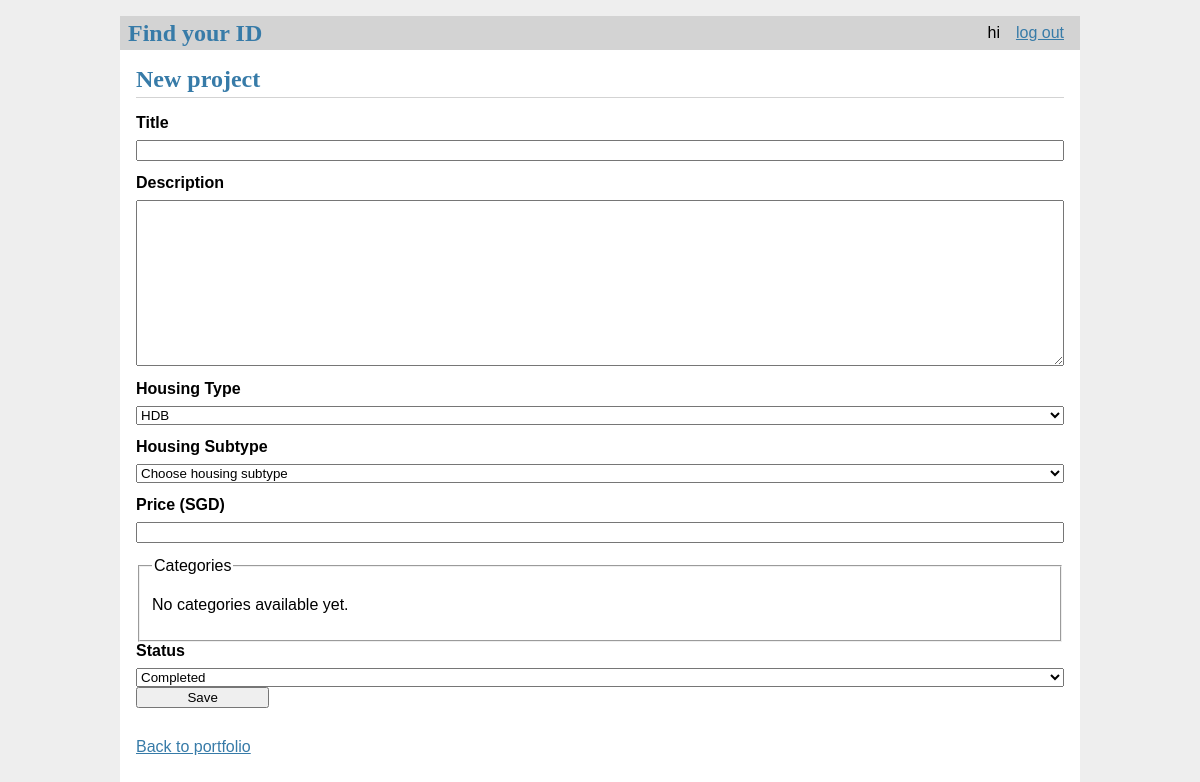
The page /portfolio/new (signed in) on the database as committed earlier.
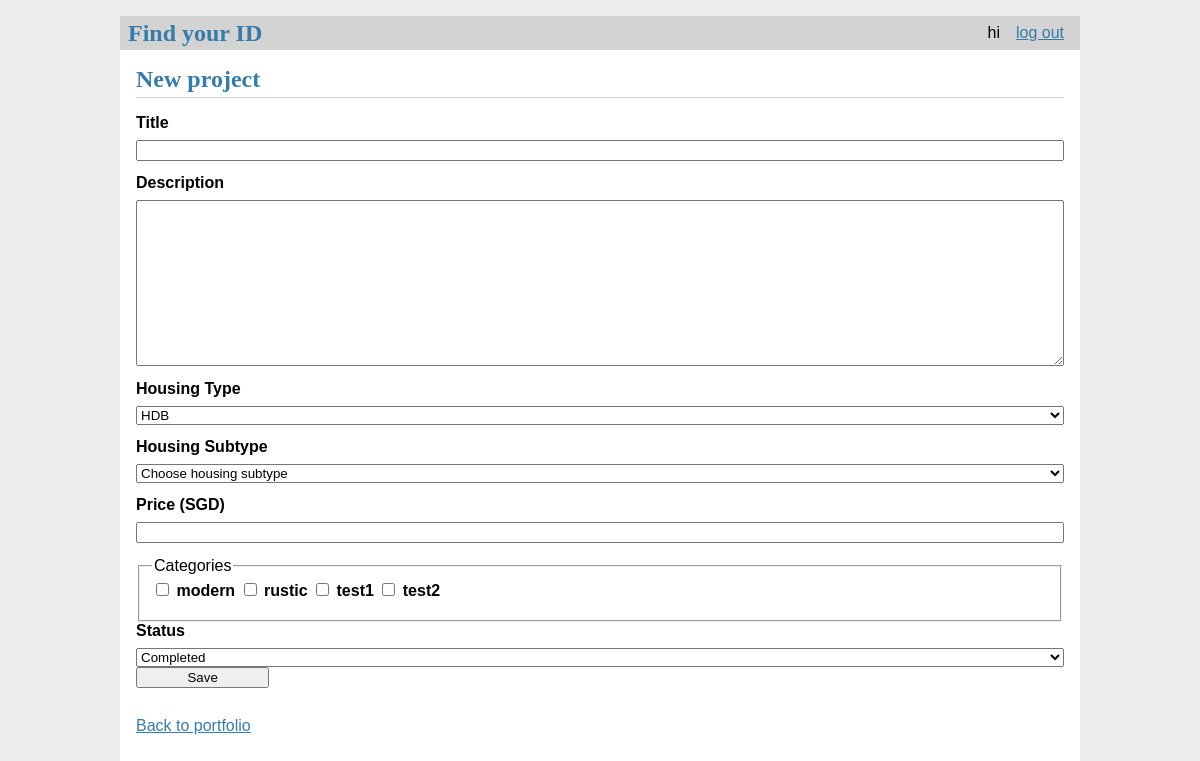
The same page on the database as committed later.
### tables this page shows
CREATE TABLE category(
    id integer primary key autoincrement,
    name text unique not null,
    active integer not null default 1
);

### idfinder/boundaries/designer.py (the view)
    @bp.route('/portfolio/new', methods=('GET', 'POST'))
    @login_required
    @designer_required
    def create_idp():
        ctrl = designer_boundary.controller()
        if request.method == 'POST':
            try:
                idp_id = ctrl.create_idp(g.user['id'], **designer_boundary._idp_form_fields())
                return redirect(url_for('designer.view_idp', idp_id=idp_id))
            except ValidationError as error:
                flash(str(error))
        return render_template('designer/create_port.html', idp=None,
                            categories=ctrl.categories(), form=request.form,
                            selected_categories=[],
                            housing_types=ctrl.housing_options()[0],
                            housing_subtypes=ctrl.housing_options()[1])

### idfinder/boundaries/auth.py (called while the page is built)
    @bp.before_app_request
    def load_logged_in_user():
        user_id = session.get('user_id')
        if user_id is None:
            g.user = None
        else:
            g.user = auth_control.get_user(user_id)  # g.user lasts for the length of the request

### idfinder/boundaries/designer.py (called while the page is built)
    def login_required(view):
        @functools.wraps(view)
        def wrapped_view(**kwargs):
            if g.user is None:
                return redirect(url_for('auth.login'))
            return view(**kwargs)
        return wrapped_view

    def designer_required(view):
        @functools.wraps(view)
        def wrapped_view(**kwargs):
            if g.user['Usertype'] != 'designer':
                abort(403)
            return view(**kwargs)
        return wrapped_view

    def controller():
        return PortfolioController(current_app.config['UPLOAD_FOLDER'])

### idfinder/controller/auth_controller.py (called while the page is built)
    @staticmethod
    def get_user(user_id):
        return Users.get_info(user_id)

### idfinder/controller/portfolio_controller.py (called while the page is built)
    def categories(self):
        return Category.find_all_active()

    def housing_options(self):
        return Housing.types(), Housing.subtypes()

### idfinder/entities/housing.py (called while the page is built)
    @staticmethod
    def types():
        return PropertyType.find_all()

### idfinder/templates/designer/create_port.html (shortened to what this page needs)
{% extends 'base.html' %}
{% block header %}
  <h1>{% block title %}{{ 'Edit project' if idp else 'New project' }}{% endblock %}</h1>
{% endblock %}
{% block content %}
  {% set v_title = form.get('title', idp['title'] if idp else '') %}
  {% set v_desc = form.get('description', idp['description'] if idp else '') %}
  {% set v_type = (form.get('propertyType', idp['propertyType'] if idp else 'HDB'))|lower %}
  {% set v_subtype = form.get('property_subtype_id', (idp['property_subtype_id'] or '') if idp else '')|string %}
  {% set v_price = form.get('price', idp['price'] if idp else '') %}
  {% set v_status = form.get('status', idp['status'] if idp else 'completed') %}
  {% if form %}
    {% set chosen = form.getlist('category_ids')|map('int')|list %}
  {% else %}
    {% set chosen = selected_categories|default([]) %}
  {% endif %}
  <form method="post">
    <label for="title">Title</label>
    <input name="title" id="title" value="{{ v_title }}" required>
    <label for="description">Description</label>
    <textarea name="description" id="description">{{ v_desc }}</textarea>
    <div data-housing-selects>
      <label for="propertyType">Housing Type</label>
      <select id="propertyType" name="propertyType" data-housing-type required>
        {% for housing in housing_types %}
          <option value="{{ housing.code }}" {% if v_type == housing.code|lower %}selected{% endif %}>{{ housing.name }}</option>
        {% endfor %}
      </select>
      <label for="property_subtype_id">Housing Subtype</label>
      <select id="property_subtype_id" name="property_subtype_id" data-housing-subtype
              data-placeholder="Choose housing subtype" required>
        <option value="">Choose housing subtype</option>
      </select>
    </div>
    <label for="price">Price (SGD)</label>
    <input type="number" name="price" id="price" min="0" step="1" value="{{ v_price }}" required>
    <fieldset>
      <legend>Categories</legend>
      {% for c in categories %}
        <label>
          <input type="checkbox" name="category_ids" value="{{ c['id'] }}" {{ 'checked' if c['id'] in chosen else '' }}>
          {{ c['name'] }}
        </label>
      {% else %}
        <p>No categories available yet.</p>
      {% endfor %}
    </fieldset>
    <label for="status">Status</label>
    <select name="status" id="status">
      <option value="completed" {{ 'selected' if v_status == 'completed' else '' }}>Completed</option>
    </select>
    <input type="submit" value="Save">
  </form>
  <p><a class="action" href="{{ url_for('designer.portfolio') }}">Back to portfolio</a></p>
{% endblock %}

Rows that differ between the two databases and show on the page:
added category: name "modern"
added category: name "rustic"
added category: name "test1"
added category: name "test2"
Other text that changed with them:
text no longer shown: "No categories available yet."
